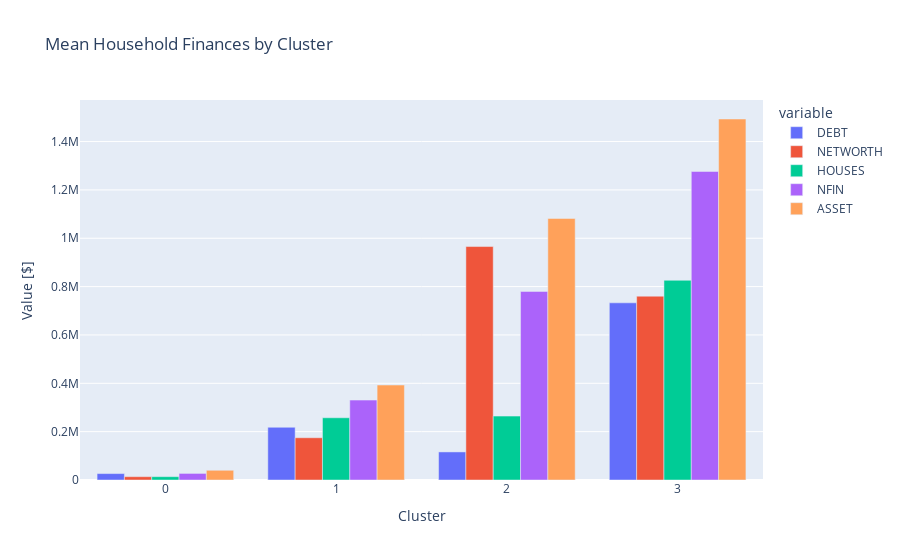

Notebook code for this chart:
### Code cell
# Create side-by-side bar chart of `xgb`
fig = px.bar(data_frame=xgb,barmode='group',title="Mean Household Finances by Cluster")
fig.update_layout(xaxis_title="Cluster", yaxis_title="Value [$]")
fig.show()

### Figure 1 — Plotly figure (JSON) as saved in the notebook; plotly's stock layout.template omitted (floating-point values rounded to 4 significant figures)
{"data": [{"alignmentgroup": "True", "hovertemplate": "variable=DEBT<br>index=%{x}<br>value=%{y}<extra></extra>", "legendgroup": "DEBT", "marker": {"color": "#636efa", "pattern": {"shape": ""}}, "name": "DEBT", "offsetgroup": "DEBT", "orientation": "v", "showlegend": true, "textposition": "auto", "type": "bar", "x": [0, 1, 2, 3], "xaxis": "x", "y": [26550.0, 218100.0, 116200.0, 732900.0], "yaxis": "y"}, {"alignmentgroup": "True", "hovertemplate": "variable=NETWORTH<br>index=%{x}<br>value=%{y}<extra></extra>", "legendgroup": "NETWORTH", "marker": {"color": "#EF553B", "pattern": {"shape": ""}}, "name": "NETWORTH", "offsetgroup": "NETWORTH", "orientation": "v", "showlegend": true, "textposition": "auto", "type": "bar", "x": [0, 1, 2, 3], "xaxis": "x", "y": [13680.0, 174700.0, 965800.0, 760400.0], "yaxis": "y"}, {"alignmentgroup": "True", "hovertemplate": "variable=HOUSES<br>index=%{x}<br>value=%{y}<extra></extra>", "legendgroup": "HOUSES", "marker": {"color": "#00cc96", "pattern": {"shape": ""}}, "name": "HOUSES", "offsetgroup": "HOUSES", "orientation": "v", "showlegend": true, "textposition": "auto", "type": "bar", "x": [0, 1, 2, 3], "xaxis": "x", "y": [13750.0, 257400.0, 264300.0, 826100.0], "yaxis": "y"}, {"alignmentgroup": "True", "hovertemplate": "variable=NFIN<br>index=%{x}<br>value=%{y}<extra></extra>", "legendgroup": "NFIN", "marker": {"color": "#ab63fa", "pattern": {"shape": ""}}, "name": "NFIN", "offsetgroup": "NFIN", "orientation": "v", "showlegend": true, "textposition": "auto", "type": "bar", "x": [0, 1, 2, 3], "xaxis": "x", "y": [27230.0, 330600.0, 780100.0, 1276000.0], "yaxis": "y"}, {"alignmentgroup": "True", "hovertemplate": "variable=ASSET<br>index=%{x}<br>value=%{y}<extra></extra>", "legendgroup": "ASSET", "marker": {"color": "#FFA15A", "pattern": {"shape": ""}}, "name": "ASSET", "offsetgroup": "ASSET", "orientation": "v", "showlegend": true, "textposition": "auto", "type": "bar", "x": [0, 1, 2, 3], "xaxis": "x", "y": [40230.0, 392800.0, 1082000.0, 1493000.0], "yaxis": "y"}], "layout": {"autosize": true, "barmode": "group", "legend": {"title": {"text": "variable"}, "tracegroupgap": 0}, "title": {"text": "Mean Household Finances by Cluster"}, "xaxis": {"anchor": "y", "autorange": true, "domain": [0, 1], "range": [-0.5, 3.5], "title": {"text": "Cluster"}, "type": "linear"}, "yaxis": {"anchor": "x", "autorange": true, "domain": [0, 1], "range": [0, 1572000.0], "title": {"text": "Value [$]"}, "type": "linear"}}}
